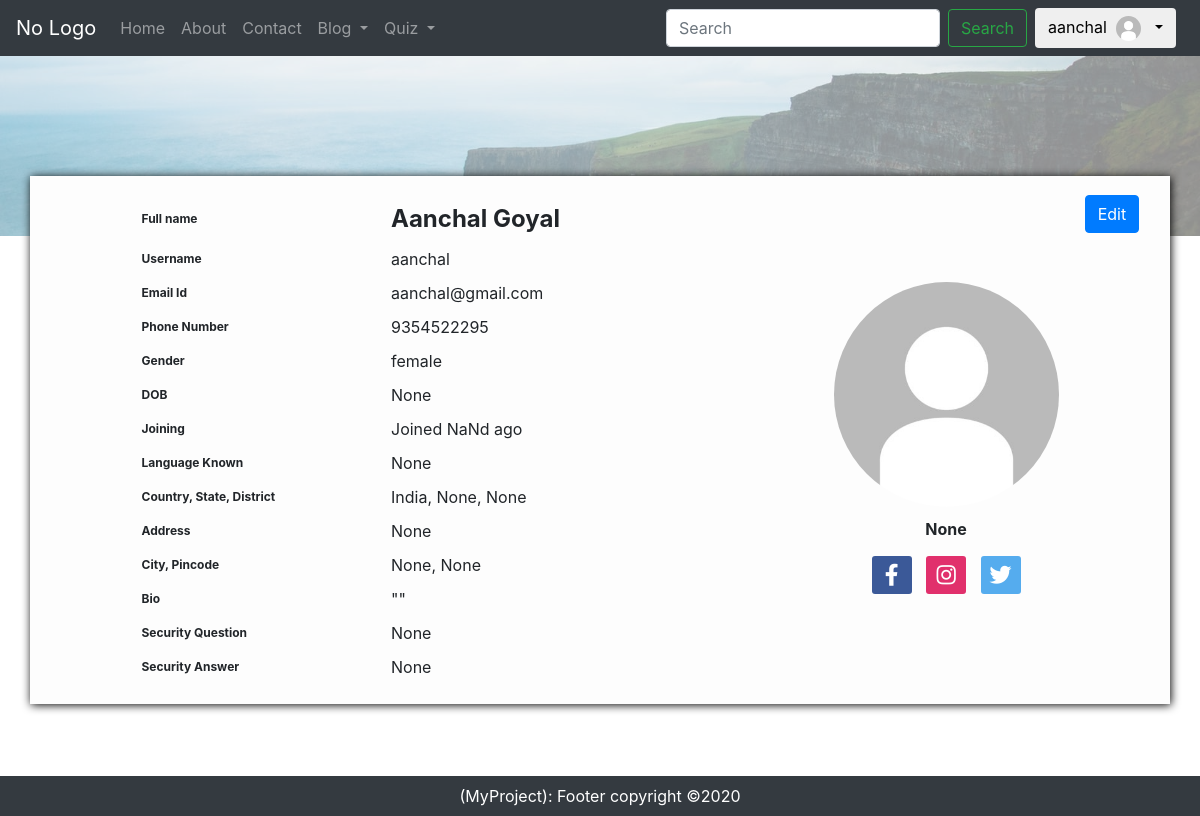
Before: /viewProfile/ (signed in) with the older database file.
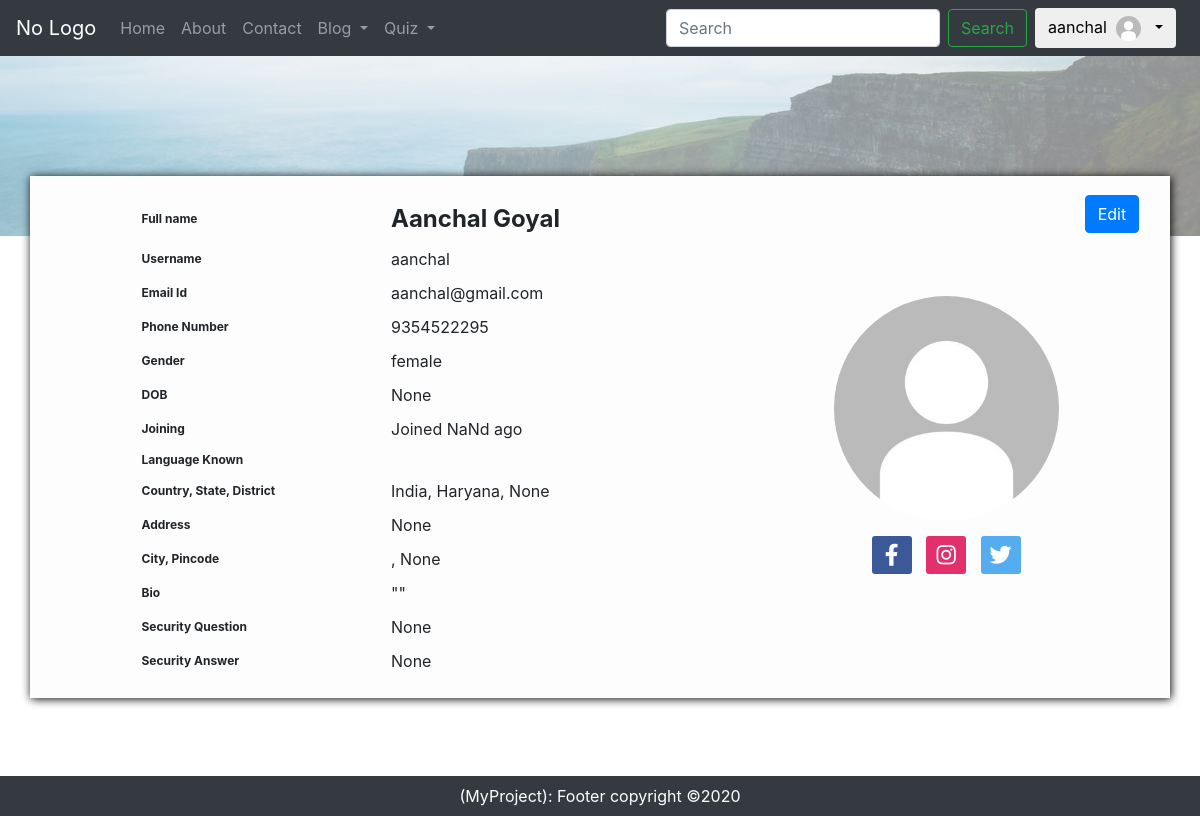
After: the same page with the newer database file.
### home/models.py (models this page shows, shortened)
class UserProfile(models.Model):
    GENDER_CHOICES = (
        ("MALE","male"),
        ("FEMALE","female"),
        ("OTHERS","others"),
    )
    UserUsername = models.OneToOneField(User,on_delete=models.CASCADE,blank=True, null=True)
    phoneNumber = models.CharField(blank=True,null=True,max_length=12)
    Gender = models.CharField(choices=GENDER_CHOICES,max_length=50,blank=True)
    Dob = models.DateField(auto_now_add=False,auto_now=False,blank=True,null=True)
    JoiningDate = models.DateTimeField(auto_now_add=True)
    Country = models.CharField(max_length=100,blank=True, null=True)
    State = models.CharField(max_length=100,blank=True, null=True)
    District = models.CharField(max_length=100,blank=True, null=True)
    city = models.CharField(max_length=100,blank=True, null=True)
    address = models.CharField(max_length=100,blank=True, null=True)
    designation = models.CharField(max_length=100,blank=True, null=True)
    facebook_url = models.CharField(max_length=100,blank=True, null=True)
    instagram_url = models.CharField(max_length=100,blank=True, null=True)
    twitter_url = models.CharField(max_length=100,blank=True, null=True)
    pincode = models.CharField(blank=True,null=True,max_length=10)
    Bio = models.TextField(blank=True, null=True)
    coverImage = models.ImageField(blank=True, null=True,upload_to='images/coverImage/',default='defaultCover.jpg')
    profileImage = models.ImageField(blank=True, null=True,upload_to='images/profileImage/',default='defaultProfile.jpg')
    isPublic = models.BooleanField(default=False)
    securityQues = models.CharField(max_length=200,blank=True, null=True)
    securityAns = models.CharField(max_length=400,blank=True, null=True)
    language = models.CharField(max_length=400,blank=True, null=True)

### home/views.py (the view)
# urls.py: path('viewProfile/',views.viewProfile,name="viewProfile"),
def viewProfile(request):
    myprofile = UserProfile.objects.get(UserUsername=request.user)
    myuser = User.objects.get(username=request.user)
    context = {"myuser":myuser,"myprofile":myprofile}
    return render(request,"home/viewProfile.html",context)

### home/context_processors.py (called while the page is built)
def profile(request):
    if not request.user.is_authenticated:
        return {
            'profile': 'Anonymous'
        }
    else:
        return{
        'profile': UserProfile.objects.filter(UserUsername=request.user).first()
        }

### templates/home/viewProfile.html (shortened to what the changed rows need)
{% extends 'home/base.html' %}
{% block css %}
{% load static %}
<link rel="stylesheet" href="{% static 'css/profile.css' %}">
{% endblock css %}
{% block body %}
<div class="container-fluid p-0">
    <div class="timeline-image">
        <img src="/media/{{myprofile.coverImage}}" alt="timeline">
    </div>
    <div class="container profile-container">
        <div class="left-profile-block">
        <div class="profile-element">
            <div>
                <span>{{myprofile.phoneNumber}}</span>
            </div>
        </div>
        <div class="profile-element">
            <div class="text-lowercase">
                <span>{{myprofile.Gender}}</span>
            </div>
        </div>
        <div class="profile-element">
            <div>
                <span>{{myprofile.Dob}}</span>
            </div>
        </div>
        <div class="profile-element">
            <div>
                <span>{{myprofile.language}}</span>
            </div>
        </div>
        <div class="profile-element">
            <div>
                <span>{{myprofile.Country}}</span>,
                <span>{{ myprofile.State}}</span>,
                <span>{{myprofile.District}}</span>
            </div>
        </div>
        <div class="profile-element">
            <div>
                <span>{{myprofile.address}}</span></div>
        </div>
        <div class="profile-element">
            <div>
                <span>{{myprofile.city}}</span>,
                <span>{{myprofile.pincode}}</span>
            </div>
        </div>
      <div class="profile-element">
            <div>
                <span>{{myprofile.securityQues}}</span>
            </div>
        </div>
        <div class="profile-element">
            <div>
                <span>{{myprofile.securityAns}}</span>
            </div>
        </div>
        </div>
        <div class="right-profile-block">
            <div class="profile-element">
                <div class="profile-image">
                    <img src="/media/{{myprofile.profileImage}}" alt="User Profile picture">
                </div>
            </div>
            <div class="profile-element text-center">
                <strong><span>{{myprofile.designation}}</span></strong>
            </div>
        </div>
    </div>
</div>
{% endblock body %}

### templates/home/base.html (shortened to what this page needs)
<!DOCTYPE html>
<html lang="en">
<head>
  <link rel="stylesheet" href="https://cdnjs.cloudflare.com/ajax/libs/font-awesome/5.15.2/css/all.min.css">
  <link rel="stylesheet" href="https://maxcdn.bootstrapcdn.com/bootstrap/4.0.0/css/bootstrap.min.css"
 />
  <link rel="stylesheet" href="https://cdn.jsdelivr.net/npm/bootstrap-icons@1.4.0/font/bootstrap-icons.css">
  {% block css %}
  {% endblock css %}
</head>
<body>
  <nav class="navbar navbar-expand-lg navbar-dark bg-dark navbar-sticky">
    <a class="navbar-brand" href="/">No Logo</a>
    <div class="collapse navbar-collapse" id="navbarSupportedContent">
      <ul class="navbar-nav mr-auto">
        <li class="nav-item {% block homeactive %}
        {% endblock homeactive %}">
          <a class="nav-link" href="/">Home <span class="sr-only">(current)</span></a>
        </li>
        <li class="nav-item {% block aboutactive %}
        {% endblock aboutactive %}">
          <a class="nav-link" href="/about">About</a>
        </li>
        <li class="nav-item {% block contactactive %}
        {% endblock contactactive %}">
          <a class="nav-link" href="/contact">Contact</a>
        </li>
      {% if not user.is_authenticated %}
        <li class="nav-item {% block blogactive %}
        {% endblock blogactive %}">
          <a class="nav-link" href="/blog">Blog</a>
        </li>
         <li class="nav-item {% block quizactive %}{% endblock %}">
          <a class="nav-link" href="/quiz">Quiz</a>
        </li>
      {% else %}
        <div class=" nav-item dropdown">
        <a class=" dropdown-toggle nav-link {% block logBlogactive %}{% endblock %}" id="menu1" data-toggle="dropdown" href="#">Blog
        </a>
        </div>
        <div class=" nav-item dropdown">
        <a class=" dropdown-toggle nav-link {% block logQuizactive %}{% endblock %}" id="menu1" data-toggle="dropdown" href="#">Quiz
        </a>
        </div>
      {% endif %}
      </ul>
      <form class="form-inline my-2 my-lg-0" method="get" action="/blog/search/">
        <input class="form-control mr-sm-2" type="search" placeholder="Search" aria-label="Search" name="query" id="query" />
        <button class="btn btn-outline-success my-2 my-sm-0" type="submit">Search</button>
      </form>
      {% if not user.is_authenticated %}
      <a href="/account/signup" role="button" class="btn btn-primary m-2">Sign Up</a>
      <a href="/account/login" role="button" class="btn btn-primary m-2">Login</a>
      {% else %}
      <div class="dropdown mx-2">
        <button class="btn btn-default dropdown-toggle" type="button" id="menu1" data-toggle="dropdown">{{request.user}}
        <img src="/media/{{profile.profileImage}}" style="width: 25px;
        height: 25px;
        border-radius: 50%;
        margin: 0px 5px;
        object-fit: cover;">
        </button>
      </div>
      {% endif %}
    </div>
  </nav>
  <div style="min-height: 90vh;">
    {% block body %}
    {% endblock body %}
  </div>
  <footer class="footer">
    <span> (MyProject): Footer copyright &copy;2020</span>
  </footer>
</body>
</html>

Changed rows visible on the page:
changed UserProfile "female": State "None" → "Haryana"; language "None" → (not shown); city "None" → (not shown); designation "None" → (not shown)
